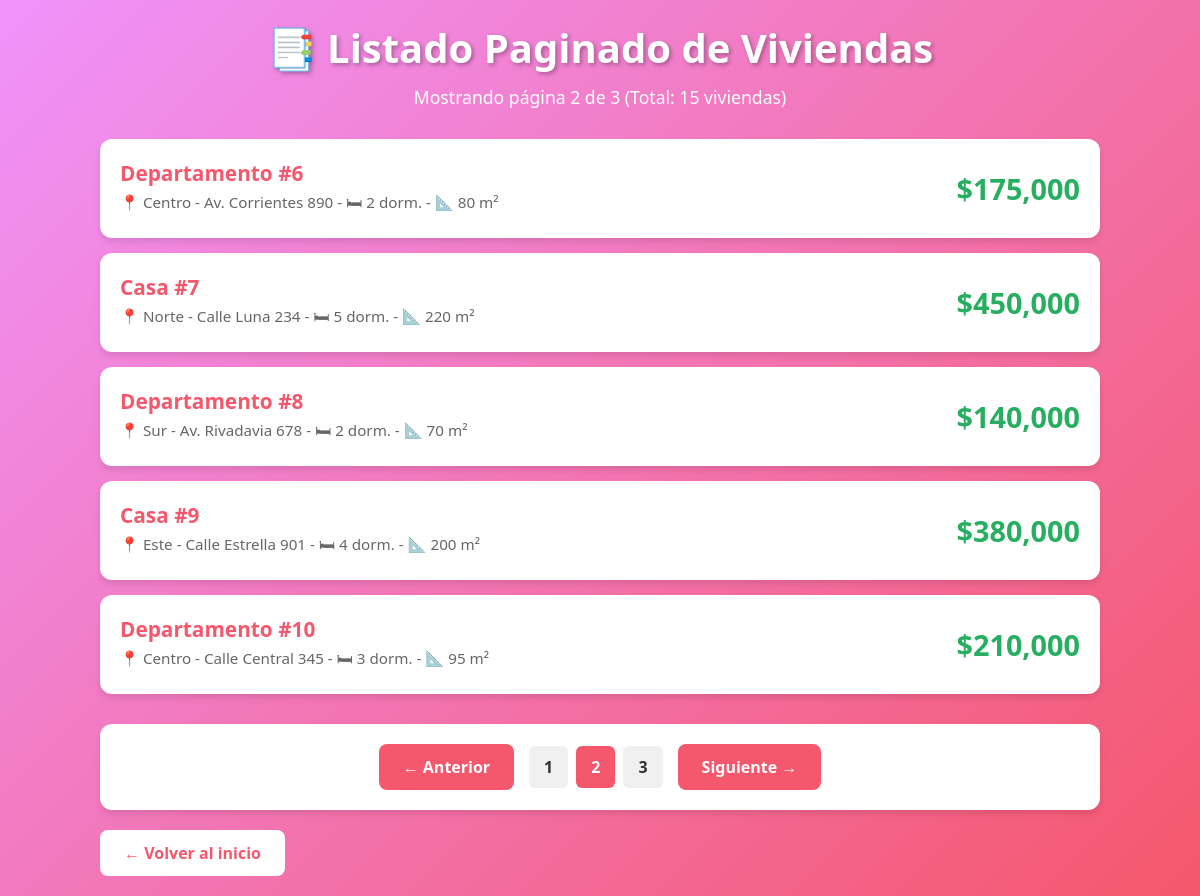
/ejercicio2.php?pagina=2, run on the app's committed database.
### tables this page shows
CREATE TABLE viviendas (
    id INT(3) AUTO_INCREMENT PRIMARY KEY,
    tipo VARCHAR(15),
    zona VARCHAR(15),
    direccion VARCHAR(30),
    dormitorios INT(1),
    precio FLOAT(10,2),
    tamano INT(5),
    extras SET('Piscina','Jardín','Garage')
);

### ejercicio2.php (the view, shortened to what this page needs)
<?php
$conexion = conectarDB();
$pagina = isset($_GET['pagina']) ? (int)$_GET['pagina'] : 1;
$registrosPorPagina = REGISTROS_POR_PAGINA;
$comienzo = ($pagina - 1) * $registrosPorPagina;
$totalQuery = mysqli_query($conexion, "SELECT COUNT(*) as total FROM viviendas");
$totalRow = mysqli_fetch_array($totalQuery);
$totalRegistros = $totalRow['total'];
$totalPaginas = ceil($totalRegistros / $registrosPorPagina);
$registros = mysqli_query($conexion,
    "SELECT * FROM viviendas LIMIT $comienzo, $registrosPorPagina")
    or die("Problemas en la consulta: " . mysqli_error($conexion));
?>
<!DOCTYPE html>
<html lang="es">
<head>
</head>
<body>
    <div class="container">
        <h1>📑 Listado Paginado de Viviendas</h1>
        <div class="info-paginacion">
            Mostrando página <?php echo $pagina; ?> de <?php echo $totalPaginas; ?>
            (Total: <?php echo $totalRegistros; ?> viviendas)
        </div>
        <?php while ($reg = mysqli_fetch_array($registros)): ?>
            <div class="vivienda-card">
                <div class="vivienda-info-izq">
                    <div class="vivienda-titulo">
                        <?php echo $reg['tipo']; ?> #<?php echo $reg['id']; ?>
                    </div>
                    <div class="vivienda-detalle">
                        📍 <?php echo $reg['zona']; ?> -
                        <?php echo $reg['direccion']; ?> -
                        🛏 <?php echo $reg['dormitorios']; ?> dorm. -
                        📐 <?php echo $reg['tamano']; ?> m²
                    </div>
                </div>
                <div class="vivienda-precio">
                    $<?php echo number_format($reg['precio'], 0); ?>
                </div>
            </div>
        <?php endwhile; ?>
        <div class="paginacion">
            <?php if ($pagina > 1): ?>
                <a href="?pagina=<?php echo ($pagina - 1); ?>" class="btn-pagina">
                    ← Anterior
                </a>
            <?php else: ?>
                <span class="btn-pagina disabled">← Anterior</span>
            <?php endif; ?>
            <div class="numeros-pagina">
                <?php for ($i = 1; $i <= $totalPaginas; $i++): ?>
                    <?php if ($i == $pagina): ?>
                        <span class="numero-pagina activo"><?php echo $i; ?></span>
                    <?php else: ?>
                        <a href="?pagina=<?php echo $i; ?>" class="numero-pagina">
                            <?php echo $i; ?>
                        </a>
                    <?php endif; ?>
                <?php endfor; ?>
            </div>
            <?php if ($pagina < $totalPaginas): ?>
                <a href="?pagina=<?php echo ($pagina + 1); ?>" class="btn-pagina">
                    Siguiente →
                </a>
            <?php else: ?>
                <span class="btn-pagina disabled">Siguiente →</span>
            <?php endif; ?>
        </div>
        <a href="index.php" class="back-link">← Volver al inicio</a>
    </div>
</body>
</html>

### ejercicio2.php (style rules this page uses)
* { margin: 0; padding: 0; box-sizing: border-box; }
body { font-family: 'Segoe UI', Tahoma, Geneva, Verdana, sans-serif; background: linear-gradient(135deg, #f093fb 0%, #f5576c 100%); padding: 20px; min-height: 100vh; }
.container { max-width: 1000px; margin: 0 auto; }
h1 { color: white; text-align: center; margin-bottom: 10px; font-size: 2.5em; text-shadow: 2px 2px 4px rgba(0,0,0,0.3); }
.info-paginacion { text-align: center; color: white; margin-bottom: 30px; font-size: 1.1em; }
.vivienda-card { background: white; border-radius: 12px; padding: 20px; margin-bottom: 15px; box-shadow: 0 4px 6px rgba(0,0,0,0.1); display: flex; justify-content: space-between; align-items: center; transition: all 0.3s ease; }
.vivienda-info-izq { flex: 1; }
.vivienda-titulo { font-size: 1.3em; font-weight: bold; color: #f5576c; margin-bottom: 5px; }
.vivienda-detalle { color: #666; font-size: 0.95em; }
.vivienda-precio { font-size: 1.8em; font-weight: bold; color: #27ae60; text-align: right; }
.paginacion { background: white; border-radius: 12px; padding: 20px; margin-top: 30px; display: flex; justify-content: center; align-items: center; gap: 15px; box-shadow: 0 4px 6px rgba(0,0,0,0.1); }
.btn-pagina { padding: 12px 24px; background: #f5576c; color: white; text-decoration: none; border-radius: 8px; font-weight: bold; transition: all 0.3s ease; border: none; cursor: pointer; }
.numeros-pagina { display: flex; gap: 8px; }
.numero-pagina { padding: 10px 15px; background: #f0f0f0; color: #333; text-decoration: none; border-radius: 6px; font-weight: bold; transition: all 0.3s ease; }
.numero-pagina.activo { background: #f5576c; color: white; }
.back-link { display: inline-block; margin-top: 20px; padding: 12px 24px; background: white; color: #f5576c; text-decoration: none; border-radius: 8px; font-weight: bold; transition: all 0.3s ease; }

### data on the page
viviendas: tipo "Departamento", id "6", zona "Centro", direccion "Av. Corrientes 890", dormitorios "2", tamano "80", precio "175,000"
viviendas: tipo "Casa", id "7", zona "Norte", direccion "Calle Luna 234", dormitorios "5", tamano "220", precio "450,000"
viviendas: tipo "Departamento", id "8", zona "Sur", direccion "Av. Rivadavia 678", dormitorios "2", tamano "70", precio "140,000"
viviendas: tipo "Casa", id "9", zona "Este", direccion "Calle Estrella 901", dormitorios "4", tamano "200", precio "380,000"
viviendas: tipo "Departamento", id "10", zona "Centro", direccion "Calle Central 345", dormitorios "3", tamano "95", precio "210,000"

### other printed values
$pagina "2"
$totalPaginas "3"
$totalRegistros "15"
